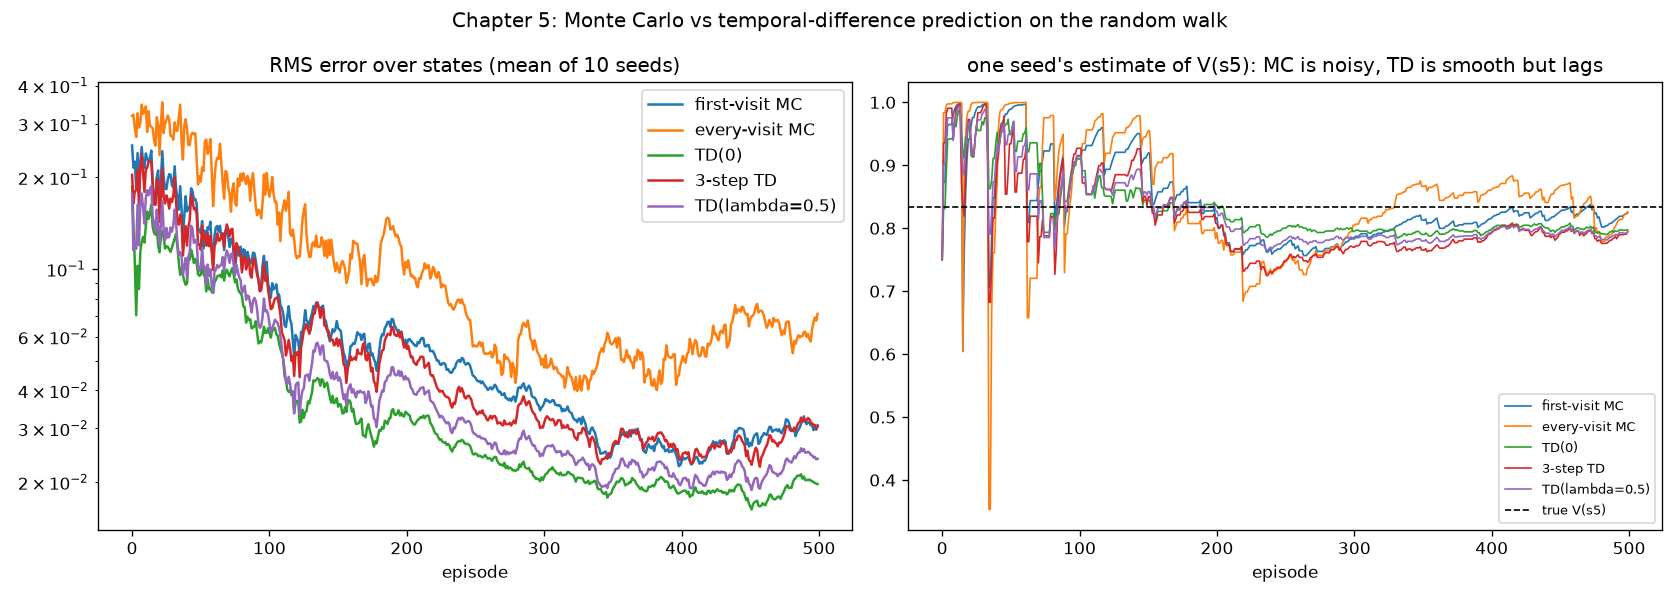

Recreate this plot in Python.
"""Chapter 5: evaluating agents' behaviours.

Same question as chapter 3's policy evaluation (what is this policy worth?), but
now without the transition table: the agent only gets sampled episodes.

The random walk is the classic testbed: 5 non-terminal states, a fair coin moves
you left or right, +1 for leaving on the right. The true values are known in closed
form (1/6, 2/6, ... 5/6), so we can watch each estimator converge to them:

MC = Monte Carlo, TD = temporal difference.

  * first-visit MC / every-visit MC - wait for the episode to end, use the real return
  * TD(0)                           - bootstrap on the next state's estimate after one step
  * n-step TD                       - real rewards for n steps, then bootstrap
  * TD(lambda)                      - a decaying blend of every n, via eligibility traces

    python -m ch05_prediction.prediction   # from topics/grokking-rl; writes prediction.png here
"""

import argparse
import os
from pathlib import Path

import matplotlib

matplotlib.use("Agg")
import matplotlib.pyplot as plt
import numpy as np

import asciichart
import envs
import viz
from ch03_planning.planning import policy_evaluation

# Figures land next to this file (the README embeds them); Flyte points it at scratch.
OUT = Path(os.environ.get("GROKKING_OUT", Path(__file__).parent))


def decay_schedule(start, end, decay_frac, n):
    """Exponential decay from start to end over the first decay_frac of n, then flat."""
    k = max(1, int(decay_frac * n))
    sched = np.full(n, end)
    sched[:k] = start * (end / start) ** (np.arange(k) / max(k - 1, 1))
    return sched


def generate_episode(env, policy):
    s, done, trunc, traj = env.reset(), False, False, []
    while not (done or trunc):
        s2, r, done, trunc = env.step(policy(s))
        traj.append((s, r, s2, done))
        s = s2
    return traj


def mc_update(V, traj, alpha, gamma, first_visit):
    G, returns = 0.0, []
    for s, r, _, _ in reversed(traj):
        G = r + gamma * G
        returns.append((s, G))
    returns.reverse()
    seen = set()
    for s, G in returns:
        if first_visit and s in seen:
            continue
        seen.add(s)
        V[s] += alpha * (G - V[s])


def td_update(V, traj, alpha, gamma):
    for s, r, s2, done in traj:
        V[s] += alpha * (r + gamma * V[s2] * (not done) - V[s])


def ntd_update(V, traj, alpha, gamma, n):
    # Applying the updates in time order after the episode gives the same result as
    # doing them online here, because the policy (a coin flip) never reads V.
    T = len(traj)
    for tau in range(T):
        end = min(tau + n, T)
        G = sum(gamma ** (k - tau) * traj[k][1] for k in range(tau, end))
        if end < T:
            G += gamma ** n * V[traj[end][0]]
        elif not traj[-1][3]:  # truncated, not terminated: still bootstrap
            G += gamma ** (end - tau) * V[traj[-1][2]]
        V[traj[tau][0]] += alpha * (G - V[traj[tau][0]])


def td_lambda_update(V, traj, alpha, gamma, lam):
    E = np.zeros_like(V)
    for s, r, s2, done in traj:
        delta = r + gamma * V[s2] * (not done) - V[s]
        E[s] += 1  # accumulating trace
        V += alpha * delta * E
        E *= gamma * lam


METHODS = {
    "first-visit MC": lambda V, tr, a, g: mc_update(V, tr, a, g, first_visit=True),
    "every-visit MC": lambda V, tr, a, g: mc_update(V, tr, a, g, first_visit=False),
    "TD(0)": td_update,
    "3-step TD": lambda V, tr, a, g: ntd_update(V, tr, a, g, n=3),
    "TD(lambda=0.5)": lambda V, tr, a, g: td_lambda_update(V, tr, a, g, lam=0.5),
}


def main(argv=None):
    """Prints the results; returns HTML parts for the report."""
    ap = argparse.ArgumentParser()
    ap.add_argument("--episodes", type=int, default=500)
    ap.add_argument("--seeds", type=int, default=100)
    ap.add_argument("--gamma", type=float, default=1.0)
    args = ap.parse_args(argv)

    P, start, max_steps, _ = envs.ENVS["rw"]
    nS = len(P)
    inner = slice(1, nS - 1)
    true_V = policy_evaluation(np.zeros(nS, dtype=int), P, args.gamma)
    print("true values:", envs.show(true_V))

    alphas = decay_schedule(0.5, 0.01, 0.5, args.episodes)
    rms = {m: np.zeros((args.seeds, args.episodes)) for m in METHODS}
    trace = {m: np.zeros(args.episodes) for m in METHODS}  # seed 0's estimate of V(s5)
    snaps = {m: [] for m in METHODS}  # seed 0's whole V after each episode, for the report

    for seed in range(args.seeds):
        env = envs.TabularEnv(P, start, max_steps, seed)
        episodes = [generate_episode(env, lambda s: 0) for _ in range(args.episodes)]
        for m, update in METHODS.items():
            V = np.full(nS, 0.5)
            V[0] = V[-1] = 0.0
            for e, traj in enumerate(episodes):
                update(V, traj, alphas[e], args.gamma)
                rms[m][seed, e] = np.sqrt(np.mean((V[inner] - true_V[inner]) ** 2))
                if seed == 0:
                    trace[m][e] = V[nS - 2]
                    snaps[m].append(V.copy())

    print(f"\nRMS error vs truth, averaged over {args.seeds} seeds (same episodes for every method):")
    checkpoints = [9, 49, 99, args.episodes - 1]
    print(f"{'':>16}" + "".join(f"  ep {c + 1:>4}" for c in checkpoints))
    for m in METHODS:
        mean = rms[m].mean(axis=0)
        print(f"{m:>16}" + "".join(f"  {mean[c]:7.4f}" for c in checkpoints))

    print()
    print(asciichart.line({m: rms[m].mean(axis=0) for m in METHODS}, logy=True,
                          title="RMS error vs episode (log scale)",
                          xmax=args.episodes, xlabel="episode"))

    OUT.mkdir(exist_ok=True)
    fig, axes = plt.subplots(1, 2, figsize=(14, 5))
    for m in METHODS:
        axes[0].plot(rms[m].mean(axis=0), label=m)
        axes[1].plot(trace[m], label=m, lw=1)
    axes[0].set(title=f"RMS error over states (mean of {args.seeds} seeds)",
                xlabel="episode", yscale="log")
    axes[1].axhline(true_V[nS - 2], color="k", ls="--", lw=1, label="true V(s5)")
    axes[1].set(title="one seed's estimate of V(s5): MC is noisy, TD is smooth but lags",
                xlabel="episode")
    axes[0].legend()
    axes[1].legend(fontsize=8)
    fig.suptitle("Chapter 5: Monte Carlo vs temporal-difference prediction on the random walk")
    fig.tight_layout()
    path = OUT / "prediction.png"
    fig.savefig(path, dpi=120)
    print(f"\nwrote {path}")
    return _report(path, snaps, true_V, args.episodes, rms)


def _pick_episode(P, start, max_steps):
    """Five warm-up games, then a game worth narrating: it ends at the goal, with some
    back and forth on the way."""
    env = envs.TabularEnv(P, start, max_steps, seed=3)
    warmup = [generate_episode(env, lambda s: 0) for _ in range(5)]
    for _ in range(500):
        traj = generate_episode(env, lambda s: 0)
        if traj[-1][1] > 0 and 6 <= len(traj) <= 10:
            return warmup, traj
    return warmup, traj


def _warm_start(warmup, alpha, update):
    """Guesses after a few earlier games, so the narrated game has something to change."""
    V = np.full(len(viz.layout_for("rw")[0]), 0.5)
    V[0] = V[-1] = 0.0
    for tr in warmup:
        update(V, tr, alpha, 1.0)
    return V


def _walk_frames_td(traj, alpha, layout, V):
    """TD(0) on one game: an update after every single step, arithmetic shown."""
    V = V.copy()
    frames = [viz.grid(layout, V, agent=traj[0][0], pct=True, vmax=1.0)]
    caps = ["these are its guesses after 5 earlier games (every square started at 50%). Press Play."]
    for t, (s, r, s2, done) in enumerate(traj):
        nxt = 0.0 if done else V[s2]
        target = r + nxt
        old = V[s]
        V[s] += alpha * (target - V[s])
        where = {0: f"into the {viz.HOLE}", len(V) - 1: f"onto the {viz.GOAL} (+1)"}.get(
            s2, f"to square {s2} (guess {_p(nxt)})")
        caps.append(
            f"step {t + 1}: the coin moves it {'→' if s2 > s else '←'} {where}. "
            f"<b>TD update for square {s}:</b> target = reward + guess at the new square = "
            f"{r:g} + {_p(nxt)} = {_p(target)}; it was {_p(old)}, so move halfway (α = {alpha}) "
            f"towards the target: <b>{_p(old)} → {_p(V[s])}</b>")
        frames.append(viz.grid(layout, V, agent=s2, trail=[x[0] for x in traj[:t + 1]], pct=True,
                               vmax=1.0))
    return frames, caps


def _walk_frames_mc(traj, alpha, layout, V):
    """First-visit MC on the same game: nothing until the end, then everything at once."""
    V = V.copy()
    frames = [viz.grid(layout, V, agent=traj[0][0], pct=True, vmax=1.0)]
    caps = ["these are its guesses after the same 5 earlier games. Press Play."]
    for t, (s, r, s2, done) in enumerate(traj):
        caps.append(f"step {t + 1}: the coin moves it {'→' if s2 > s else '←'}. "
                    "<b>No update yet:</b> Monte Carlo has to wait until the game is over to "
                    "know how it ended.")
        frames.append(viz.grid(layout, V, agent=s2, trail=[x[0] for x in traj[:t + 1]], pct=True,
                               vmax=1.0))
    G = sum(r for _, r, _, _ in traj)  # gamma = 1
    for s in dict.fromkeys(x[0] for x in traj):  # first visits, in order
        old = V[s]
        V[s] += alpha * (G - V[s])
        caps.append(f"game over, final score <b>{G:g}</b>. Every square it visited moves halfway "
                    f"(α = {alpha}) towards that score: <b>square {s}: {_p(old)} → {_p(V[s])}</b>")
        frames.append(viz.grid(layout, V, agent=s, pct=True, vmax=1.0))
    return frames, caps


def _p(v):
    return f"{v:.0%}"


def _estimates_slider(snaps, true_V, episodes, layout):
    """Every method's current V on the bridge, one row each, episode by episode."""
    shown = sorted(set(np.unique(np.geomspace(1, episodes, 40).astype(int)) - 1))
    frames = []
    for e in shown:
        rows = [f"<tr><td style='padding-right:10px'><b>the true answer</b></td><td>"
                f"{viz.grid(layout, true_V, vmax=1.0, pct=True)}</td></tr>"]
        rows += [f"<tr><td style='padding-right:10px'>{m}</td><td>"
                 f"{viz.grid(layout, s[e], vmax=1.0, pct=True)}</td></tr>" for m, s in snaps.items()]
        frames.append("<table>" + "".join(rows) + "</table>")
    caps = [f"after {e + 1} games" for e in shown]
    return viz.slider(frames, caps, "every method's guesses, game by game: press Play", 350)


def _report(path, snaps, true_V, episodes, rms):
    P, start, max_steps, _ = envs.ENVS["rw"]
    layout = viz.layout_for("rw")
    warmup, traj = _pick_episode(P, start, max_steps)
    td_f, td_c = _walk_frames_td(traj, 0.5, layout, _warm_start(warmup, 0.5, td_update))
    mc_f, mc_c = _walk_frames_mc(traj, 0.5, layout, _warm_start(warmup, 0.5, METHODS["first-visit MC"]))
    rows = "".join(
        f"<tr><td>{m}</td>" + "".join(f"<td>{rms[m].mean(axis=0)[c]:.3f}</td>" for c in (9, 99, episodes - 1))
        + "</tr>" for m in METHODS)
    return [
        "<p style='font-size:16px'><b>In one sentence:</b> without a rulebook, you can still learn "
        "how good each square is by watching games, either by waiting to see how each game ends "
        "(Monte Carlo) or by updating after every step from your next guess (temporal difference).</p>",
        viz.intro("rw", "The agent's moves do not matter here: the question is only <b>how likely "
                  f"is a game to end at the {viz.GOAL}, starting from each square?</b> We can "
                  "work out the true answer (17%, 33%, 50%, 67%, 83%), but the learners are not "
                  "told it: they only get to watch games. That makes this the perfect test: we can "
                  "see exactly how wrong each learner is at every moment."),
        viz.grid(layout, true_V, pct=True, vmax=1.0, caption="the true answer, which the learners "
                 "never see"),
        viz.legend(arrows=False),

        "<h3>1. One game, learned two ways</h3>"
        "<p>(In the very first game TD learns almost nothing: every target is another 50% "
        "guess, so only the square next to the end moves. This is game 6, after 5 warm-up "
        "games, so both learners already have opinions.)</p>",
        viz.row(viz.slider(td_f, td_c, "temporal difference, TD(0): learn after every step", 1200),
                viz.slider(mc_f, mc_c, "Monte Carlo (MC): learn when the game ends", 1200)),
        viz.explain(
            how="Both boards watch the <i>same</i> game. The numbers are each learner's current "
                "guess for that square, and the text says exactly how each guess changed. α (alpha, "
                "the step size) = 0.5 means \"move halfway from the old guess towards the target\".",
            notice="TD updates on every step using its <i>own next guess</i> as the target "
                   "(\"bootstrapping\"); early on, most of those targets are just 50% guesses, so "
                   "only the squares near the ends really move. MC waits, then pushes every square "
                   "it visited towards the real final score. TD's targets are biased (they are "
                   "guesses) but calm; MC's are honest but swing wildly from game to game."),

        "<h3>2. Hundreds of games: who gets the right answer fastest?</h3>",
        _estimates_slider(snaps, true_V, episodes, layout),
        viz.explain(
            how="Same idea over many games. The top row is the true answer; each row below is "
                "one learner's guesses after that many games. α starts at 0.5 and shrinks, so "
                "later games nudge the guesses less.",
            notice="MC's guesses jump with every game's result. TD's change smoothly from both "
                   "ends inwards: the ends are the only places a real result comes from. "
                   "n-step TD and TD(λ) sit in between."),
        viz.figure(path),
        f"<table class='dc'><tr><th>method</th><th>error after 10 games</th><th>100 games</th>"
        f"<th>{episodes} games</th></tr>{rows}</table>",
        viz.explain(
            how="The error is the RMS (root mean square) gap between a learner's guesses and the "
                "true answer, averaged over 100 repeats with the same games fed to every learner.",
            notice="TD(0) is ahead at every point on this small, noisy bridge: low variance beats "
                   "low bias here. Every-visit MC is worst; a square visited 5 times in one game "
                   "gets 5 big pushes from the same lucky or unlucky result."),

        viz.takeaways([
            "You can learn how good a square is from experience alone, no rulebook needed.",
            "Monte Carlo waits for the real outcome: unbiased, but noisy.",
            "Temporal difference updates every step from its own next guess: biased early, "
            "but much calmer, and often faster.",
            "n-step TD and TD(λ) blend the two, trading bias for variance.",
            "Next chapter: use this to learn not just how good a plan is, but the plan itself.",
        ]),
    ]

if __name__ == "__main__":
    main()
